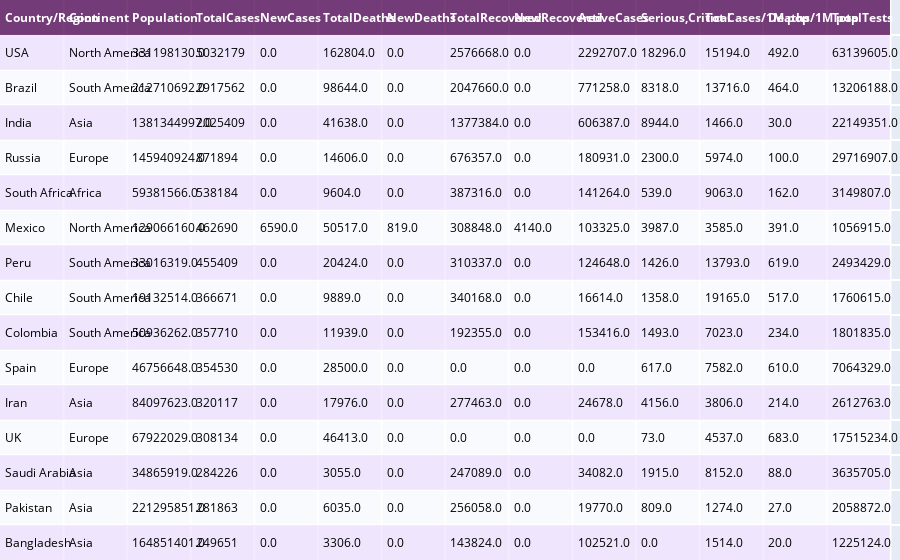

Source (notebook cell):
### Markdown cell above
### Creating a table

### Code cell
colorscale = [[0, '#4d004c'], [.5, '#f2e5ff'], [1, '#ffffff']] 
table = create_table(data1.head(15), colorscale=colorscale) 
py.iplot(table)

### Figure 1 — Plotly figure (JSON) as saved in the notebook; plotly's stock layout.template omitted (floating-point values rounded to 4 significant figures; data arrays with more than 128 entries replaced by an {"elided": "..."} marker saying what was removed)
{"data": [{"colorscale": [[0, "#4d004c"], [0.5, "#f2e5ff"], [1, "#ffffff"]], "hoverinfo": "none", "opacity": 0.75, "showscale": false, "type": "heatmap", "z": {"elided": "16x14 float values"}}], "layout": {"annotations": [{"align": "left", "font": {"color": "#ffffff"}, "showarrow": false, "text": "<b>Country/Region</b>", "x": -0.45, "xanchor": "left", "xref": "x", "y": 0, "yref": "y"}, {"align": "left", "font": {"color": "#ffffff"}, "showarrow": false, "text": "<b>Continent</b>", "x": 0.55, "xanchor": "left", "xref": "x", "y": 0, "yref": "y"}, {"align": "left", "font": {"color": "#ffffff"}, "showarrow": false, "text": "<b>Population</b>", "x": 1.55, "xanchor": "left", "xref": "x", "y": 0, "yref": "y"}, {"align": "left", "font": {"color": "#ffffff"}, "showarrow": false, "text": "<b>TotalCases</b>", "x": 2.55, "xanchor": "left", "xref": "x", "y": 0, "yref": "y"}, {"align": "left", "font": {"color": "#ffffff"}, "showarrow": false, "text": "<b>NewCases</b>", "x": 3.55, "xanchor": "left", "xref": "x", "y": 0, "yref": "y"}, {"align": "left", "font": {"color": "#ffffff"}, "showarrow": false, "text": "<b>TotalDeaths</b>", "x": 4.55, "xanchor": "left", "xref": "x", "y": 0, "yref": "y"}, {"align": "left", "font": {"color": "#ffffff"}, "showarrow": false, "text": "<b>NewDeaths</b>", "x": 5.55, "xanchor": "left", "xref": "x", "y": 0, "yref": "y"}, {"align": "left", "font": {"color": "#ffffff"}, "showarrow": false, "text": "<b>TotalRecovered</b>", "x": 6.55, "xanchor": "left", "xref": "x", "y": 0, "yref": "y"}, {"align": "left", "font": {"color": "#ffffff"}, "showarrow": false, "text": "<b>NewRecovered</b>", "x": 7.55, "xanchor": "left", "xref": "x", "y": 0, "yref": "y"}, {"align": "left", "font": {"color": "#ffffff"}, "showarrow": false, "text": "<b>ActiveCases</b>", "x": 8.55, "xanchor": "left", "xref": "x", "y": 0, "yref": "y"}, {"align": "left", "font": {"color": "#ffffff"}, "showarrow": false, "text": "<b>Serious,Critical</b>", "x": 9.55, "xanchor": "left", "xref": "x", "y": 0, "yref": "y"}, {"align": "left", "font": {"color": "#ffffff"}, "showarrow": false, "text": "<b>Tot Cases/1M pop</b>", "x": 10.55, "xanchor": "left", "xref": "x", "y": 0, "yref": "y"}, {"align": "left", "font": {"color": "#ffffff"}, "showarrow": false, "text": "<b>Deaths/1M pop</b>", "x": 11.55, "xanchor": "left", "xref": "x", "y": 0, "yref": "y"}, {"align": "left", "font": {"color": "#ffffff"}, "showarrow": false, "text": "<b>TotalTests</b>", "x": 12.55, "xanchor": "left", "xref": "x", "y": 0, "yref": "y"}, {"align": "left", "font": {"color": "#000000"}, "showarrow": false, "text": "USA", "x": -0.45, "xanchor": "left", "xref": "x", "y": 1, "yref": "y"}, {"align": "left", "font": {"color": "#000000"}, "showarrow": false, "text": "North America", "x": 0.55, "xanchor": "left", "xref": "x", "y": 1, "yref": "y"}, {"align": "left", "font": {"color": "#000000"}, "showarrow": false, "text": "331198130.0", "x": 1.55, "xanchor": "left", "xref": "x", "y": 1, "yref": "y"}, {"align": "left", "font": {"color": "#000000"}, "showarrow": false, "text": "5032179", "x": 2.55, "xanchor": "left", "xref": "x", "y": 1, "yref": "y"}, {"align": "left", "font": {"color": "#000000"}, "showarrow": false, "text": "0.0", "x": 3.55, "xanchor": "left", "xref": "x", "y": 1, "yref": "y"}, {"align": "left", "font": {"color": "#000000"}, "showarrow": false, "text": "162804.0", "x": 4.55, "xanchor": "left", "xref": "x", "y": 1, "yref": "y"}, {"align": "left", "font": {"color": "#000000"}, "showarrow": false, "text": "0.0", "x": 5.55, "xanchor": "left", "xref": "x", "y": 1, "yref": "y"}, {"align": "left", "font": {"color": "#000000"}, "showarrow": false, "text": "2576668.0", "x": 6.55, "xanchor": "left", "xref": "x", "y": 1, "yref": "y"}, {"align": "left", "font": {"color": "#000000"}, "showarrow": false, "text": "0.0", "x": 7.55, "xanchor": "left", "xref": "x", "y": 1, "yref": "y"}, {"align": "left", "font": {"color": "#000000"}, "showarrow": false, "text": "2292707.0", "x": 8.55, "xanchor": "left", "xref": "x", "y": 1, "yref": "y"}, {"align": "left", "font": {"color": "#000000"}, "showarrow": false, "text": "18296.0", "x": 9.55, "xanchor": "left", "xref": "x", "y": 1, "yref": "y"}, {"align": "left", "font": {"color": "#000000"}, "showarrow": false, "text": "15194.0", "x": 10.55, "xanchor": "left", "xref": "x", "y": 1, "yref": "y"}, {"align": "left", "font": {"color": "#000000"}, "showarrow": false, "text": "492.0", "x": 11.55, "xanchor": "left", "xref": "x", "y": 1, "yref": "y"}, {"align": "left", "font": {"color": "#000000"}, "showarrow": false, "text": "63139605.0", "x": 12.55, "xanchor": "left", "xref": "x", "y": 1, "yref": "y"}, {"align": "left", "font": {"color": "#000000"}, "showarrow": false, "text": "Brazil", "x": -0.45, "xanchor": "left", "xref": "x", "y": 2, "yref": "y"}, {"align": "left", "font": {"color": "#000000"}, "showarrow": false, "text": "South America", "x": 0.55, "xanchor": "left", "xref": "x", "y": 2, "yref": "y"}, {"align": "left", "font": {"color": "#000000"}, "showarrow": false, "text": "212710692.0", "x": 1.55, "xanchor": "left", "xref": "x", "y": 2, "yref": "y"}, {"align": "left", "font": {"color": "#000000"}, "showarrow": false, "text": "2917562", "x": 2.55, "xanchor": "left", "xref": "x", "y": 2, "yref": "y"}, {"align": "left", "font": {"color": "#000000"}, "showarrow": false, "text": "0.0", "x": 3.55, "xanchor": "left", "xref": "x", "y": 2, "yref": "y"}, {"align": "left", "font": {"color": "#000000"}, "showarrow": false, "text": "98644.0", "x": 4.55, "xanchor": "left", "xref": "x", "y": 2, "yref": "y"}, {"align": "left", "font": {"color": "#000000"}, "showarrow": false, "text": "0.0", "x": 5.55, "xanchor": "left", "xref": "x", "y": 2, "yref": "y"}, {"align": "left", "font": {"color": "#000000"}, "showarrow": false, "text": "2047660.0", "x": 6.55, "xanchor": "left", "xref": "x", "y": 2, "yref": "y"}, {"align": "left", "font": {"color": "#000000"}, "showarrow": false, "text": "0.0", "x": 7.55, "xanchor": "left", "xref": "x", "y": 2, "yref": "y"}, {"align": "left", "font": {"color": "#000000"}, "showarrow": false, "text": "771258.0", "x": 8.55, "xanchor": "left", "xref": "x", "y": 2, "yref": "y"}, {"align": "left", "font": {"color": "#000000"}, "showarrow": false, "text": "8318.0", "x": 9.55, "xanchor": "left", "xref": "x", "y": 2, "yref": "y"}, {"align": "left", "font": {"color": "#000000"}, "showarrow": false, "text": "13716.0", "x": 10.55, "xanchor": "left", "xref": "x", "y": 2, "yref": "y"}, {"align": "left", "font": {"color": "#000000"}, "showarrow": false, "text": "464.0", "x": 11.55, "xanchor": "left", "xref": "x", "y": 2, "yref": "y"}, {"align": "left", "font": {"color": "#000000"}, "showarrow": false, "text": "13206188.0", "x": 12.55, "xanchor": "left", "xref": "x", "y": 2, "yref": "y"}, {"align": "left", "font": {"color": "#000000"}, "showarrow": false, "text": "India", "x": -0.45, "xanchor": "left", "xref": "x", "y": 3, "yref": "y"}, {"align": "left", "font": {"color": "#000000"}, "showarrow": false, "text": "Asia", "x": 0.55, "xanchor": "left", "xref": "x", "y": 3, "yref": "y"}, {"align": "left", "font": {"color": "#000000"}, "showarrow": false, "text": "1381344997.0", "x": 1.55, "xanchor": "left", "xref": "x", "y": 3, "yref": "y"}, {"align": "left", "font": {"color": "#000000"}, "showarrow": false, "text": "2025409", "x": 2.55, "xanchor": "left", "xref": "x", "y": 3, "yref": "y"}, {"align": "left", "font": {"color": "#000000"}, "showarrow": false, "text": "0.0", "x": 3.55, "xanchor": "left", "xref": "x", "y": 3, "yref": "y"}, {"align": "left", "font": {"color": "#000000"}, "showarrow": false, "text": "41638.0", "x": 4.55, "xanchor": "left", "xref": "x", "y": 3, "yref": "y"}, {"align": "left", "font": {"color": "#000000"}, "showarrow": false, "text": "0.0", "x": 5.55, "xanchor": "left", "xref": "x", "y": 3, "yref": "y"}, {"align": "left", "font": {"color": "#000000"}, "showarrow": false, "text": "1377384.0", "x": 6.55, "xanchor": "left", "xref": "x", "y": 3, "yref": "y"}, {"align": "left", "font": {"color": "#000000"}, "showarrow": false, "text": "0.0", "x": 7.55, "xanchor": "left", "xref": "x", "y": 3, "yref": "y"}, {"align": "left", "font": {"color": "#000000"}, "showarrow": false, "text": "606387.0", "x": 8.55, "xanchor": "left", "xref": "x", "y": 3, "yref": "y"}, {"align": "left", "font": {"color": "#000000"}, "showarrow": false, "text": "8944.0", "x": 9.55, "xanchor": "left", "xref": "x", "y": 3, "yref": "y"}, {"align": "left", "font": {"color": "#000000"}, "showarrow": false, "text": "1466.0", "x": 10.55, "xanchor": "left", "xref": "x", "y": 3, "yref": "y"}, {"align": "left", "font": {"color": "#000000"}, "showarrow": false, "text": "30.0", "x": 11.55, "xanchor": "left", "xref": "x", "y": 3, "yref": "y"}, {"align": "left", "font": {"color": "#000000"}, "showarrow": false, "text": "22149351.0", "x": 12.55, "xanchor": "left", "xref": "x", "y": 3, "yref": "y"}, {"align": "left", "font": {"color": "#000000"}, "showarrow": false, "text": "Russia", "x": -0.45, "xanchor": "left", "xref": "x", "y": 4, "yref": "y"}, {"align": "left", "font": {"color": "#000000"}, "showarrow": false, "text": "Europe", "x": 0.55, "xanchor": "left", "xref": "x", "y": 4, "yref": "y"}, {"align": "left", "font": {"color": "#000000"}, "showarrow": false, "text": "145940924.0", "x": 1.55, "xanchor": "left", "xref": "x", "y": 4, "yref": "y"}, {"align": "left", "font": {"color": "#000000"}, "showarrow": false, "text": "871894", "x": 2.55, "xanchor": "left", "xref": "x", "y": 4, "yref": "y"}, {"align": "left", "font": {"color": "#000000"}, "showarrow": false, "text": "0.0", "x": 3.55, "xanchor": "left", "xref": "x", "y": 4, "yref": "y"}, {"align": "left", "font": {"color": "#000000"}, "showarrow": false, "text": "14606.0", "x": 4.55, "xanchor": "left", "xref": "x", "y": 4, "yref": "y"}, {"align": "left", "font": {"color": "#000000"}, "showarrow": false, "text": "0.0", "x": 5.55, "xanchor": "left", "xref": "x", "y": 4, "yref": "y"}, {"align": "left", "font": {"color": "#000000"}, "showarrow": false, "text": "676357.0", "x": 6.55, "xanchor": "left", "xref": "x", "y": 4, "yref": "y"}, {"align": "left", "font": {"color": "#000000"}, "showarrow": false, "text": "0.0", "x": 7.55, "xanchor": "left", "xref": "x", "y": 4, "yref": "y"}, {"align": "left", "font": {"color": "#000000"}, "showarrow": false, "text": "180931.0", "x": 8.55, "xanchor": "left", "xref": "x", "y": 4, "yref": "y"}, {"align": "left", "font": {"color": "#000000"}, "showarrow": false, "text": "2300.0", "x": 9.55, "xanchor": "left", "xref": "x", "y": 4, "yref": "y"}, {"align": "left", "font": {"color": "#000000"}, "showarrow": false, "text": "5974.0", "x": 10.55, "xanchor": "left", "xref": "x", "y": 4, "yref": "y"}, {"align": "left", "font": {"color": "#000000"}, "showarrow": false, "text": "100.0", "x": 11.55, "xanchor": "left", "xref": "x", "y": 4, "yref": "y"}, {"align": "left", "font": {"color": "#000000"}, "showarrow": false, "text": "29716907.0", "x": 12.55, "xanchor": "left", "xref": "x", "y": 4, "yref": "y"}, {"align": "left", "font": {"color": "#000000"}, "showarrow": false, "text": "South Africa", "x": -0.45, "xanchor": "left", "xref": "x", "y": 5, "yref": "y"}, {"align": "left", "font": {"color": "#000000"}, "showarrow": false, "text": "Africa", "x": 0.55, "xanchor": "left", "xref": "x", "y": 5, "yref": "y"}, {"align": "left", "font": {"color": "#000000"}, "showarrow": false, "text": "59381566.0", "x": 1.55, "xanchor": "left", "xref": "x", "y": 5, "yref": "y"}, {"align": "left", "font": {"color": "#000000"}, "showarrow": false, "text": "538184", "x": 2.55, "xanchor": "left", "xref": "x", "y": 5, "yref": "y"}, {"align": "left", "font": {"color": "#000000"}, "showarrow": false, "text": "0.0", "x": 3.55, "xanchor": "left", "xref": "x", "y": 5, "yref": "y"}, {"align": "left", "font": {"color": "#000000"}, "showarrow": false, "text": "9604.0", "x": 4.55, "xanchor": "left", "xref": "x", "y": 5, "yref": "y"}, {"align": "left", "font": {"color": "#000000"}, "showarrow": false, "text": "0.0", "x": 5.55, "xanchor": "left", "xref": "x", "y": 5, "yref": "y"}, {"align": "left", "font": {"color": "#000000"}, "showarrow": false, "text": "387316.0", "x": 6.55, "xanchor": "left", "xref": "x", "y": 5, "yref": "y"}, {"align": "left", "font": {"color": "#000000"}, "showarrow": false, "text": "0.0", "x": 7.55, "xanchor": "left", "xref": "x", "y": 5, "yref": "y"}, {"align": "left", "font": {"color": "#000000"}, "showarrow": false, "text": "141264.0", "x": 8.55, "xanchor": "left", "xref": "x", "y": 5, "yref": "y"}, {"align": "left", "font": {"color": "#000000"}, "showarrow": false, "text": "539.0", "x": 9.55, "xanchor": "left", "xref": "x", "y": 5, "yref": "y"}, {"align": "left", "font": {"color": "#000000"}, "showarrow": false, "text": "9063.0", "x": 10.55, "xanchor": "left", "xref": "x", "y": 5, "yref": "y"}, {"align": "left", "font": {"color": "#000000"}, "showarrow": false, "text": "162.0", "x": 11.55, "xanchor": "left", "xref": "x", "y": 5, "yref": "y"}, {"align": "left", "font": {"color": "#000000"}, "showarrow": false, "text": "3149807.0", "x": 12.55, "xanchor": "left", "xref": "x", "y": 5, "yref": "y"}, {"align": "left", "font": {"color": "#000000"}, "showarrow": false, "text": "Mexico", "x": -0.45, "xanchor": "left", "xref": "x", "y": 6, "yref": "y"}, {"align": "left", "font": {"color": "#000000"}, "showarrow": false, "text": "North America", "x": 0.55, "xanchor": "left", "xref": "x", "y": 6, "yref": "y"}, {"align": "left", "font": {"color": "#000000"}, "showarrow": false, "text": "129066160.0", "x": 1.55, "xanchor": "left", "xref": "x", "y": 6, "yref": "y"}, {"align": "left", "font": {"color": "#000000"}, "showarrow": false, "text": "462690", "x": 2.55, "xanchor": "left", "xref": "x", "y": 6, "yref": "y"}, {"align": "left", "font": {"color": "#000000"}, "showarrow": false, "text": "6590.0", "x": 3.55, "xanchor": "left", "xref": "x", "y": 6, "yref": "y"}, {"align": "left", "font": {"color": "#000000"}, "showarrow": false, "text": "50517.0", "x": 4.55, "xanchor": "left", "xref": "x", "y": 6, "yref": "y"}, {"align": "left", "font": {"color": "#000000"}, "showarrow": false, "text": "819.0", "x": 5.55, "xanchor": "left", "xref": "x", "y": 6, "yref": "y"}, {"align": "left", "font": {"color": "#000000"}, "showarrow": false, "text": "308848.0", "x": 6.55, "xanchor": "left", "xref": "x", "y": 6, "yref": "y"}, {"align": "left", "font": {"color": "#000000"}, "showarrow": false, "text": "4140.0", "x": 7.55, "xanchor": "left", "xref": "x", "y": 6, "yref": "y"}, {"align": "left", "font": {"color": "#000000"}, "showarrow": false, "text": "103325.0", "x": 8.55, "xanchor": "left", "xref": "x", "y": 6, "yref": "y"}, {"align": "left", "font": {"color": "#000000"}, "showarrow": false, "text": "3987.0", "x": 9.55, "xanchor": "left", "xref": "x", "y": 6, "yref": "y"}, {"align": "left", "font": {"color": "#000000"}, "showarrow": false, "text": "3585.0", "x": 10.55, "xanchor": "left", "xref": "x", "y": 6, "yref": "y"}, {"align": "left", "font": {"color": "#000000"}, "showarrow": false, "text": "391.0", "x": 11.55, "xanchor": "left", "xref": "x", "y": 6, "yref": "y"}, {"align": "left", "font": {"color": "#000000"}, "showarrow": false, "text": "1056915.0", "x": 12.55, "xanchor": "left", "xref": "x", "y": 6, "yref": "y"}, {"align": "left", "font": {"color": "#000000"}, "showarrow": false, "text": "Peru", "x": -0.45, "xanchor": "left", "xref": "x", "y": 7, "yref": "y"}, {"align": "left", "font": {"color": "#000000"}, "showarrow": false, "text": "South America", "x": 0.55, "xanchor": "left", "xref": "x", "y": 7, "yref": "y"}, {"align": "left", "font": {"color": "#000000"}, "showarrow": false, "text": "33016319.0", "x": 1.55, "xanchor": "left", "xref": "x", "y": 7, "yref": "y"}, {"align": "left", "font": {"color": "#000000"}, "showarrow": false, "text": "455409", "x": 2.55, "xanchor": "left", "xref": "x", "y": 7, "yref": "y"}, {"align": "left", "font": {"color": "#000000"}, "showarrow": false, "text": "0.0", "x": 3.55, "xanchor": "left", "xref": "x", "y": 7, "yref": "y"}, {"align": "left", "font": {"color": "#000000"}, "showarrow": false, "text": "20424.0", "x": 4.55, "xanchor": "left", "xref": "x", "y": 7, "yref": "y"}, {"align": "left", "font": {"color": "#000000"}, "showarrow": false, "text": "0.0", "x": 5.55, "xanchor": "left", "xref": "x", "y": 7, "yref": "y"}, {"align": "left", "font": {"color": "#000000"}, "showarrow": false, "text": "310337.0", "x": 6.55, "xanchor": "left", "xref": "x", "y": 7, "yref": "y"}, {"align": "left", "font": {"color": "#000000"}, "showarrow": false, "text": "0.0", "x": 7.55, "xanchor": "left", "xref": "x", "y": 7, "yref": "y"}, {"align": "left", "font": {"color": "#000000"}, "showarrow": false, "text": "124648.0", "x": 8.55, "xanchor": "left", "xref": "x", "y": 7, "yref": "y"}, {"align": "left", "font": {"color": "#000000"}, "showarrow": false, "text": "1426.0", "x": 9.55, "xanchor": "left", "xref": "x", "y": 7, "yref": "y"}, {"align": "left", "font": {"color": "#000000"}, "showarrow": false, "text": "13793.0", "x": 10.55, "xanchor": "left", "xref": "x", "y": 7, "yref": "y"}, {"align": "left", "font": {"color": "#000000"}, "showarrow": false, "text": "619.0", "x": 11.55, "xanchor": "left", "xref": "x", "y": 7, "yref": "y"}, {"align": "left", "font": {"color": "#000000"}, "showarrow": false, "text": "2493429.0", "x": 12.55, "xanchor": "left", "xref": "x", "y": 7, "yref": "y"}, {"align": "left", "font": {"color": "#000000"}, "showarrow": false, "text": "Chile", "x": -0.45, "xanchor": "left", "xref": "x", "y": 8, "yref": "y"}, {"align": "left", "font": {"color": "#000000"}, "showarrow": false, "text": "South America", "x": 0.55, "xanchor": "left", "xref": "x", "y": 8, "yref": "y"}, {"align": "left", "font": {"color": "#000000"}, "showarrow": false, "text": "19132514.0", "x": 1.55, "xanchor": "left", "xref": "x", "y": 8, "yref": "y"}, {"align": "left", "font": {"color": "#000000"}, "showarrow": false, "text": "366671", "x": 2.55, "xanchor": "left", "xref": "x", "y": 8, "yref": "y"}, {"align": "left", "font": {"color": "#000000"}, "showarrow": false, "text": "0.0", "x": 3.55, "xanchor": "left", "xref": "x", "y": 8, "yref": "y"}, {"align": "left", "font": {"color": "#000000"}, "showarrow": false, "text": "9889.0", "x": 4.55, "xanchor": "left", "xref": "x", "y": 8, "yref": "y"}, {"align": "left", "font": {"color": "#000000"}, "showarrow": false, "text": "0.0", "x": 5.55, "xanchor": "left", "xref": "x", "y": 8, "yref": "y"}, {"align": "left", "font": {"color": "#000000"}, "showarrow": false, "text": "340168.0", "x": 6.55, "xanchor": "left", "xref": "x", "y": 8, "yref": "y"}, {"align": "left", "font": {"color": "#000000"}, "showarrow": false, "text": "0.0", "x": 7.55, "xanchor": "left", "xref": "x", "y": 8, "yref": "y"}, {"align": "left", "font": {"color": "#000000"}, "showarrow": false, "text": "16614.0", "x": 8.55, "xanchor": "left", "xref": "x", "y": 8, "yref": "y"}, {"align": "left", "font": {"color": "#000000"}, "showarrow": false, "text": "1358.0", "x": 9.55, "xanchor": "left", "xref": "x", "y": 8, "yref": "y"}, {"align": "left", "font": {"color": "#000000"}, "showarrow": false, "text": "19165.0", "x": 10.55, "xanchor": "left", "xref": "x", "y": 8, "yref": "y"}, {"align": "left", "font": {"color": "#000000"}, "showarrow": false, "text": "517.0", "x": 11.55, "xanchor": "left", "xref": "x", "y": 8, "yref": "y"}, {"align": "left", "font": {"color": "#000000"}, "showarrow": false, "text": "1760615.0", "x": 12.55, "xanchor": "left", "xref": "x", "y": 8, "yref": "y"}, {"align": "left", "font": {"color": "#000000"}, "showarrow": false, "text": "Colombia", "x": -0.45, "xanchor": "left", "xref": "x", "y": 9, "yref": "y"}, {"align": "left", "font": {"color": "#000000"}, "showarrow": false, "text": "South America", "x": 0.55, "xanchor": "left", "xref": "x", "y": 9, "yref": "y"}, {"align": "left", "font": {"color": "#000000"}, "showarrow": false, "text": "50936262.0", "x": 1.55, "xanchor": "left", "xref": "x", "y": 9, "yref": "y"}, {"align": "left", "font": {"color": "#000000"}, "showarrow": false, "text": "357710", "x": 2.55, "xanchor": "left", "xref": "x", "y": 9, "yref": "y"}, {"align": "left", "font": {"color": "#000000"}, "showarrow": false, "text": "0.0", "x": 3.55, "xanchor": "left", "xref": "x", "y": 9, "yref": "y"}, {"align": "left", "font": {"color": "#000000"}, "showarrow": false, "text": "11939.0", "x": 4.55, "xanchor": "left", "xref": "x", "y": 9, "yref": "y"}, {"align": "left", "font": {"color": "#000000"}, "showarrow": false, "text": "0.0", "x": 5.55, "xanchor": "left", "xref": "x", "y": 9, "yref": "y"}, {"align": "left", "font": {"color": "#000000"}, "showarrow": false, "text": "192355.0", "x": 6.55, "xanchor": "left", "xref": "x", "y": 9, "yref": "y"}, {"align": "left", "font": {"color": "#000000"}, "showarrow": false, "text": "0.0", "x": 7.55, "xanchor": "left", "xref": "x", "y": 9, "yref": "y"}, {"align": "left", "font": {"color": "#000000"}, "showarrow": false, "text": "153416.0", "x": 8.55, "xanchor": "left", "xref": "x", "y": 9, "yref": "y"}, {"align": "left", "font": {"color": "#000000"}, "showarrow": false, "text": "1493.0", "x": 9.55, "xanchor": "left", "xref": "x", "y": 9, "yref": "y"}, {"align": "left", "font": {"color": "#000000"}, "showarrow": false, "text": "7023.0", "x": 10.55, "xanchor": "left", "xref": "x", "y": 9, "yref": "y"}, {"align": "left", "font": {"color": "#000000"}, "showarrow": false, "text": "234.0", "x": 11.55, "xanchor": "left", "xref": "x", "y": 9, "yref": "y"}, {"align": "left", "font": {"color": "#000000"}, "showarrow": false, "text": "1801835.0", "x": 12.55, "xanchor": "left", "xref": "x", "y": 9, "yref": "y"}, {"align": "left", "font": {"color": "#000000"}, "showarrow": false, "text": "Spain", "x": -0.45, "xanchor": "left", "xref": "x", "y": 10, "yref": "y"}, {"align": "left", "font": {"color": "#000000"}, "showarrow": false, "text": "Europe", "x": 0.55, "xanchor": "left", "xref": "x", "y": 10, "yref": "y"}, {"align": "left", "font": {"color": "#000000"}, "showarrow": false, "text": "46756648.0", "x": 1.55, "xanchor": "left", "xref": "x", "y": 10, "yref": "y"}, {"align": "left", "font": {"color": "#000000"}, "showarrow": false, "text": "354530", "x": 2.55, "xanchor": "left", "xref": "x", "y": 10, "yref": "y"}, {"align": "left", "font": {"color": "#000000"}, "showarrow": false, "text": "0.0", "x": 3.55, "xanchor": "left", "xref": "x", "y": 10, "yref": "y"}, {"align": "left", "font": {"color": "#000000"}, "showarrow": false, "text": "28500.0", "x": 4.55, "xanchor": "left", "xref": "x", "y": 10, "yref": "y"}, {"align": "left", "font": {"color": "#000000"}, "showarrow": false, "text": "0.0", "x": 5.55, "xanchor": "left", "xref": "x", "y": 10, "yref": "y"}, {"align": "left", "font": {"color": "#000000"}, "showarrow": false, "text": "0.0", "x": 6.55, "xanchor": "left", "xref": "x", "y": 10, "yref": "y"}, {"align": "left", "font": {"color": "#000000"}, "showarrow": false, "text": "0.0", "x": 7.55, "xanchor": "left", "xref": "x", "y": 10, "yref": "y"}, {"align": "left", "font": {"color": "#000000"}, "showarrow": false, "text": "0.0", "x": 8.55, "xanchor": "left", "xref": "x", "y": 10, "yref": "y"}, {"align": "left", "font": {"color": "#000000"}, "showarrow": false, "text": "617.0", "x": 9.55, "xanchor": "left", "xref": "x", "y": 10, "yref": "y"}, {"align": "left", "font": {"color": "#000000"}, "showarrow": false, "text": "7582.0", "x": 10.55, "xanchor": "left", "xref": "x", "y": 10, "yref": "y"}, {"align": "left", "font": {"color": "#000000"}, "showarrow": false, "text": "610.0", "x": 11.55, "xanchor": "left", "xref": "x", "y": 10, "yref": "y"}, {"align": "left", "font": {"color": "#000000"}, "showarrow": false, "text": "7064329.0", "x": 12.55, "xanchor": "left", "xref": "x", "y": 10, "yref": "y"}, {"align": "left", "font": {"color": "#000000"}, "showarrow": false, "text": "Iran", "x": -0.45, "xanchor": "left", "xref": "x", "y": 11, "yref": "y"}, {"align": "left", "font": {"color": "#000000"}, "showarrow": false, "text": "Asia", "x": 0.55, "xanchor": "left", "xref": "x", "y": 11, "yref": "y"}, {"align": "left", "font": {"color": "#000000"}, "showarrow": false, "text": "84097623.0", "x": 1.55, "xanchor": "left", "xref": "x", "y": 11, "yref": "y"}, {"align": "left", "font": {"color": "#000000"}, "showarrow": false, "text": "320117", "x": 2.55, "xanchor": "left", "xref": "x", "y": 11, "yref": "y"}, {"align": "left", "font": {"color": "#000000"}, "showarrow": false, "text": "0.0", "x": 3.55, "xanchor": "left", "xref": "x", "y": 11, "yref": "y"}, {"align": "left", "font": {"color": "#000000"}, "showarrow": false, "text": "17976.0", "x": 4.55, "xanchor": "left", "xref": "x", "y": 11, "yref": "y"}, {"align": "left", "font": {"color": "#000000"}, "showarrow": false, "text": "0.0", "x": 5.55, "xanchor": "left", "xref": "x", "y": 11, "yref": "y"}, {"align": "left", "font": {"color": "#000000"}, "showarrow": false, "text": "277463.0", "x": 6.55, "xanchor": "left", "xref": "x", "y": 11, "yref": "y"}, {"align": "left", "font": {"color": "#000000"}, "showarrow": false, "text": "0.0", "x": 7.55, "xanchor": "left", "xref": "x", "y": 11, "yref": "y"}, {"align": "left", "font": {"color": "#000000"}, "showarrow": false, "text": "24678.0", "x": 8.55, "xanchor": "left", "xref": "x", "y": 11, "yref": "y"}, {"align": "left", "font": {"color": "#000000"}, "showarrow": false, "text": "4156.0", "x": 9.55, "xanchor": "left", "xref": "x", "y": 11, "yref": "y"}, {"align": "left", "font": {"color": "#000000"}, "showarrow": false, "text": "3806.0", "x": 10.55, "xanchor": "left", "xref": "x", "y": 11, "yref": "y"}, {"align": "left", "font": {"color": "#000000"}, "showarrow": false, "text": "214.0", "x": 11.55, "xanchor": "left", "xref": "x", "y": 11, "yref": "y"}, {"align": "left", "font": {"color": "#000000"}, "showarrow": false, "text": "2612763.0", "x": 12.55, "xanchor": "left", "xref": "x", "y": 11, "yref": "y"}, {"align": "left", "font": {"color": "#000000"}, "showarrow": false, "text": "UK", "x": -0.45, "xanchor": "left", "xref": "x", "y": 12, "yref": "y"}, {"align": "left", "font": {"color": "#000000"}, "showarrow": false, "text": "Europe", "x": 0.55, "xanchor": "left", "xref": "x", "y": 12, "yref": "y"}, {"align": "left", "font": {"color": "#000000"}, "showarrow": false, "text": "67922029.0", "x": 1.55, "xanchor": "left", "xref": "x", "y": 12, "yref": "y"}, {"align": "left", "font": {"color": "#000000"}, "showarrow": false, "text": "308134", "x": 2.55, "xanchor": "left", "xref": "x", "y": 12, "yref": "y"}, {"align": "left", "font": {"color": "#000000"}, "showarrow": false, "text": "0.0", "x": 3.55, "xanchor": "left", "xref": "x", "y": 12, "yref": "y"}, {"align": "left", "font": {"color": "#000000"}, "showarrow": false, "text": "46413.0", "x": 4.55, "xanchor": "left", "xref": "x", "y": 12, "yref": "y"}, {"align": "left", "font": {"color": "#000000"}, "showarrow": false, "text": "0.0", "x": 5.55, "xanchor": "left", "xref": "x", "y": 12, "yref": "y"}, {"align": "left", "font": {"color": "#000000"}, "showarrow": false, "text": "0.0", "x": 6.55, "xanchor": "left", "xref": "x", "y": 12, "yref": "y"}, {"align": "left", "font": {"color": "#000000"}, "showarrow": false, "text": "0.0", "x": 7.55, "xanchor": "left", "xref": "x", "y": 12, "yref": "y"}, {"align": "left", "font": {"color": "#000000"}, "showarrow": false, "text": "0.0", "x": 8.55, "xanchor": "left", "xref": "x", "y": 12, "yref": "y"}, {"align": "left", "font": {"color": "#000000"}, "showarrow": false, "text": "73.0", "x": 9.55, "xanchor": "left", "xref": "x", "y": 12, "yref": "y"}, {"align": "left", "font": {"color": "#000000"}, "showarrow": false, "text": "4537.0", "x": 10.55, "xanchor": "left", "xref": "x", "y": 12, "yref": "y"}, {"align": "left", "font": {"color": "#000000"}, "showarrow": false, "text": "683.0", "x": 11.55, "xanchor": "left", "xref": "x", "y": 12, "yref": "y"}, {"align": "left", "font": {"color": "#000000"}, "showarrow": false, "text": "17515234.0", "x": 12.55, "xanchor": "left", "xref": "x", "y": 12, "yref": "y"}, {"align": "left", "font": {"color": "#000000"}, "showarrow": false, "text": "Saudi Arabia", "x": -0.45, "xanchor": "left", "xref": "x", "y": 13, "yref": "y"}, {"align": "left", "font": {"color": "#000000"}, "showarrow": false, "text": "Asia", "x": 0.55, "xanchor": "left", "xref": "x", "y": 13, "yref": "y"}, {"align": "left", "font": {"color": "#000000"}, "showarrow": false, "text": "34865919.0", "x": 1.55, "xanchor": "left", "xref": "x", "y": 13, "yref": "y"}, {"align": "left", "font": {"color": "#000000"}, "showarrow": false, "text": "284226", "x": 2.55, "xanchor": "left", "xref": "x", "y": 13, "yref": "y"}, {"align": "left", "font": {"color": "#000000"}, "showarrow": false, "text": "0.0", "x": 3.55, "xanchor": "left", "xref": "x", "y": 13, "yref": "y"}, {"align": "left", "font": {"color": "#000000"}, "showarrow": false, "text": "3055.0", "x": 4.55, "xanchor": "left", "xref": "x", "y": 13, "yref": "y"}, {"align": "left", "font": {"color": "#000000"}, "showarrow": false, "text": "0.0", "x": 5.55, "xanchor": "left", "xref": "x", "y": 13, "yref": "y"}, {"align": "left", "font": {"color": "#000000"}, "showarrow": false, "text": "247089.0", "x": 6.55, "xanchor": "left", "xref": "x", "y": 13, "yref": "y"}, {"align": "left", "font": {"color": "#000000"}, "showarrow": false, "text": "0.0", "x": 7.55, "xanchor": "left", "xref": "x", "y": 13, "yref": "y"}, {"align": "left", "font": {"color": "#000000"}, "showarrow": false, "text": "34082.0", "x": 8.55, "xanchor": "left", "xref": "x", "y": 13, "yref": "y"}, {"align": "left", "font": {"color": "#000000"}, "showarrow": false, "text": "1915.0", "x": 9.55, "xanchor": "left", "xref": "x", "y": 13, "yref": "y"}, {"align": "left", "font": {"color": "#000000"}, "showarrow": false, "text": "8152.0", "x": 10.55, "xanchor": "left", "xref": "x", "y": 13, "yref": "y"}, {"align": "left", "font": {"color": "#000000"}, "showarrow": false, "text": "88.0", "x": 11.55, "xanchor": "left", "xref": "x", "y": 13, "yref": "y"}, {"align": "left", "font": {"color": "#000000"}, "showarrow": false, "text": "3635705.0", "x": 12.55, "xanchor": "left", "xref": "x", "y": 13, "yref": "y"}, {"align": "left", "font": {"color": "#000000"}, "showarrow": false, "text": "Pakistan", "x": -0.45, "xanchor": "left", "xref": "x", "y": 14, "yref": "y"}, {"align": "left", "font": {"color": "#000000"}, "showarrow": false, "text": "Asia", "x": 0.55, "xanchor": "left", "xref": "x", "y": 14, "yref": "y"}, {"align": "left", "font": {"color": "#000000"}, "showarrow": false, "text": "221295851.0", "x": 1.55, "xanchor": "left", "xref": "x", "y": 14, "yref": "y"}, {"align": "left", "font": {"color": "#000000"}, "showarrow": false, "text": "281863", "x": 2.55, "xanchor": "left", "xref": "x", "y": 14, "yref": "y"}, {"align": "left", "font": {"color": "#000000"}, "showarrow": false, "text": "0.0", "x": 3.55, "xanchor": "left", "xref": "x", "y": 14, "yref": "y"}, {"align": "left", "font": {"color": "#000000"}, "showarrow": false, "text": "6035.0", "x": 4.55, "xanchor": "left", "xref": "x", "y": 14, "yref": "y"}, {"align": "left", "font": {"color": "#000000"}, "showarrow": false, "text": "0.0", "x": 5.55, "xanchor": "left", "xref": "x", "y": 14, "yref": "y"}, {"align": "left", "font": {"color": "#000000"}, "showarrow": false, "text": "256058.0", "x": 6.55, "xanchor": "left", "xref": "x", "y": 14, "yref": "y"}, {"align": "left", "font": {"color": "#000000"}, "showarrow": false, "text": "0.0", "x": 7.55, "xanchor": "left", "xref": "x", "y": 14, "yref": "y"}, {"align": "left", "font": {"color": "#000000"}, "showarrow": false, "text": "19770.0", "x": 8.55, "xanchor": "left", "xref": "x", "y": 14, "yref": "y"}, {"align": "left", "font": {"color": "#000000"}, "showarrow": false, "text": "809.0", "x": 9.55, "xanchor": "left", "xref": "x", "y": 14, "yref": "y"}, {"align": "left", "font": {"color": "#000000"}, "showarrow": false, "text": "1274.0", "x": 10.55, "xanchor": "left", "xref": "x", "y": 14, "yref": "y"}, {"align": "left", "font": {"color": "#000000"}, "showarrow": false, "text": "27.0", "x": 11.55, "xanchor": "left", "xref": "x", "y": 14, "yref": "y"}, {"align": "left", "font": {"color": "#000000"}, "showarrow": false, "text": "2058872.0", "x": 12.55, "xanchor": "left", "xref": "x", "y": 14, "yref": "y"}, {"align": "left", "font": {"color": "#000000"}, "showarrow": false, "text": "Bangladesh", "x": -0.45, "xanchor": "left", "xref": "x", "y": 15, "yref": "y"}, {"align": "left", "font": {"color": "#000000"}, "showarrow": false, "text": "Asia", "x": 0.55, "xanchor": "left", "xref": "x", "y": 15, "yref": "y"}, {"align": "left", "font": {"color": "#000000"}, "showarrow": false, "text": "164851401.0", "x": 1.55, "xanchor": "left", "xref": "x", "y": 15, "yref": "y"}, {"align": "left", "font": {"color": "#000000"}, "showarrow": false, "text": "249651", "x": 2.55, "xanchor": "left", "xref": "x", "y": 15, "yref": "y"}, {"align": "left", "font": {"color": "#000000"}, "showarrow": false, "text": "0.0", "x": 3.55, "xanchor": "left", "xref": "x", "y": 15, "yref": "y"}, {"align": "left", "font": {"color": "#000000"}, "showarrow": false, "text": "3306.0", "x": 4.55, "xanchor": "left", "xref": "x", "y": 15, "yref": "y"}, {"align": "left", "font": {"color": "#000000"}, "showarrow": false, "text": "0.0", "x": 5.55, "xanchor": "left", "xref": "x", "y": 15, "yref": "y"}, {"align": "left", "font": {"color": "#000000"}, "showarrow": false, "text": "143824.0", "x": 6.55, "xanchor": "left", "xref": "x", "y": 15, "yref": "y"}, {"align": "left", "font": {"color": "#000000"}, "showarrow": false, "text": "0.0", "x": 7.55, "xanchor": "left", "xref": "x", "y": 15, "yref": "y"}, {"align": "left", "font": {"color": "#000000"}, "showarrow": false, "text": "102521.0", "x": 8.55, "xanchor": "left", "xref": "x", "y": 15, "yref": "y"}, {"align": "left", "font": {"color": "#000000"}, "showarrow": false, "text": "0.0", "x": 9.55, "xanchor": "left", "xref": "x", "y": 15, "yref": "y"}, {"align": "left", "font": {"color": "#000000"}, "showarrow": false, "text": "1514.0", "x": 10.55, "xanchor": "left", "xref": "x", "y": 15, "yref": "y"}, {"align": "left", "font": {"color": "#000000"}, "showarrow": false, "text": "20.0", "x": 11.55, "xanchor": "left", "xref": "x", "y": 15, "yref": "y"}, {"align": "left", "font": {"color": "#000000"}, "showarrow": false, "text": "1225124.0", "x": 12.55, "xanchor": "left", "xref": "x", "y": 15, "yref": "y"}], "autosize": true, "margin": {"b": 0, "l": 0, "r": 0, "t": 0}, "xaxis": {"autorange": true, "dtick": 1, "gridwidth": 2, "range": [-0.5, 13.53], "showticklabels": false, "tick0": -0.5, "ticks": "", "zeroline": false}, "yaxis": {"autorange": true, "dtick": 1, "gridwidth": 2, "range": [15.5, -0.5], "showticklabels": false, "tick0": 0.5, "ticks": "", "zeroline": false}}}
